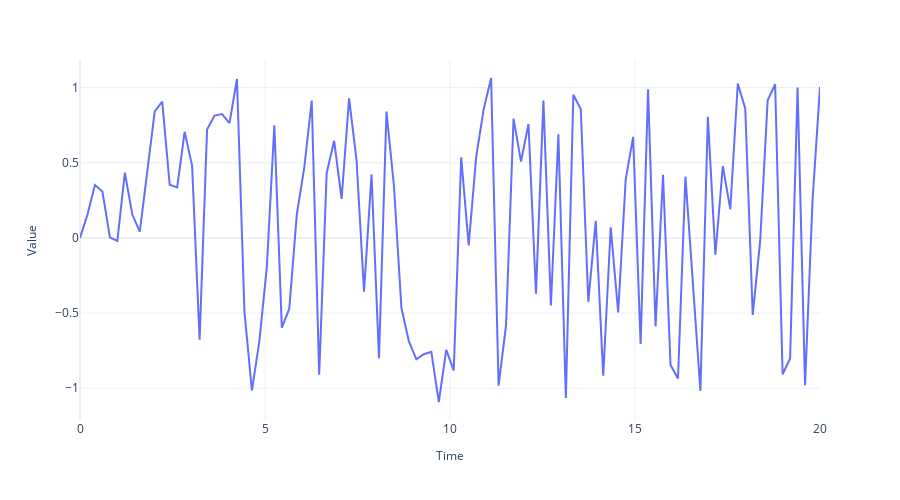

Notebook code cell kept with this figure:
### Code cell
fig = plot_time_series(regular_time_samples, samples, '')
if SAVE_FIGURES:
    fig.write_image("imgs/chapter_1/pseudo_process.png")
fig.show()
